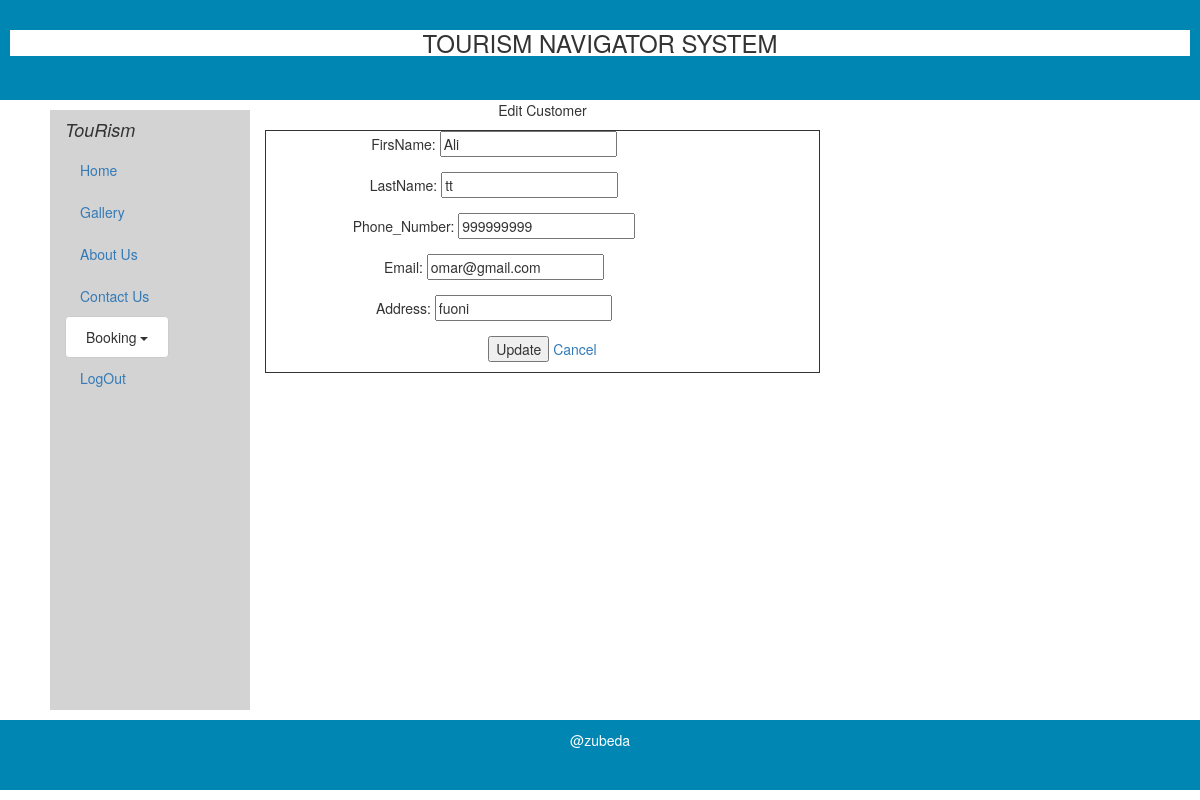
Page /edit.php?id=1 (signed in) on the committed database.
### tables this page shows
CREATE TABLE IF NOT EXISTS `customer` (
  `cust_id` int(20) NOT NULL AUTO_INCREMENT,
  `first` varchar(200) NOT NULL,
  `last` varchar(200) NOT NULL,
  `pho_no` int(10) NOT NULL,
  `email` varchar(200) NOT NULL,
  `address` varchar(200) NOT NULL,
  `gender` varchar(6) NOT NULL,
  `username` varchar(200) NOT NULL,
  `password` varchar(200) NOT NULL,
  PRIMARY KEY (`cust_id`)
);

### edit.php (the view, shortened to what this page needs)
<!DOCTYPE html>
<html>
<head>
	<link rel="stylesheet" type="text/css" href="style.css">
	<link rel="stylesheet" type="text/css" href="css/bootstrap.css">
</head>
<body style="background-color:;  ">
		<?php
	require_once "header.php";
	require_once "menu.php";
	?>
	<?php
	require_once "conn.php";
if (isset($_GET['id'])) {
		$id=$_GET['id'];
		$sql="SELECT * FROM customer where cust_id='$id' ";
		$stmt=$con->query($sql);
		$row=$stmt->fetch(PDO::FETCH_ASSOC);
	}
	?>
	<div align="center">
	<div class="container pt-3">
	<div class="row">
		<div class="col-sm-6">
			<p>Edit Customer</p>
<form method="POST" action="update.php" style="border: 1px solid;">
	<div class="row">
				<div class="col-sm-10">
					<div class="form-group">
<p>FirsName:
<input type="text" name="first" value="<?php  echo $row['first']; ?>"></p>
</div>
</div>
</div>
<div class="row">
				<div class="col-sm-10">
					<div class="form-group">
<p>LastName:
<input type="text" name="last" value="<?php echo$row['last']; ?>"></p>
</div>
</div>
</div>
<div class="row">
				<div class="col-sm-10">
					<div class="form-group">
<p>Phone_Number:
<input type="text" name="pho_no" value="<?php  echo$row['pho_no']; ?>"></p>
</div>
</div>
</div>
<div class="row">
				<div class="col-sm-10">
					<div class="form-group">
<p>Email:
<input type="text" name="email" value="<?php  echo$row['email']; ?>"></p>
</div>
</div>
</div>
<div class="row">
				<div class="col-sm-10">
					<div class="form-group">
<p>Address:
<input type="text" name="address" value="<?php echo$row['address']; ?>"></p>
</div>
</div>
</div>
<p><input type="submit" name="submit" value="Update"/>
<a href="manage.php">Cancel</a></p>
</form>
</div>
</div>
</div>
</div>
<?php
	require_once "footer.php";
?>
</body>
</html>

### rows in the picture
customer: first "Ali", last "tt", pho_no "999999999", email "omar@gmail.com", address "fuoni"
